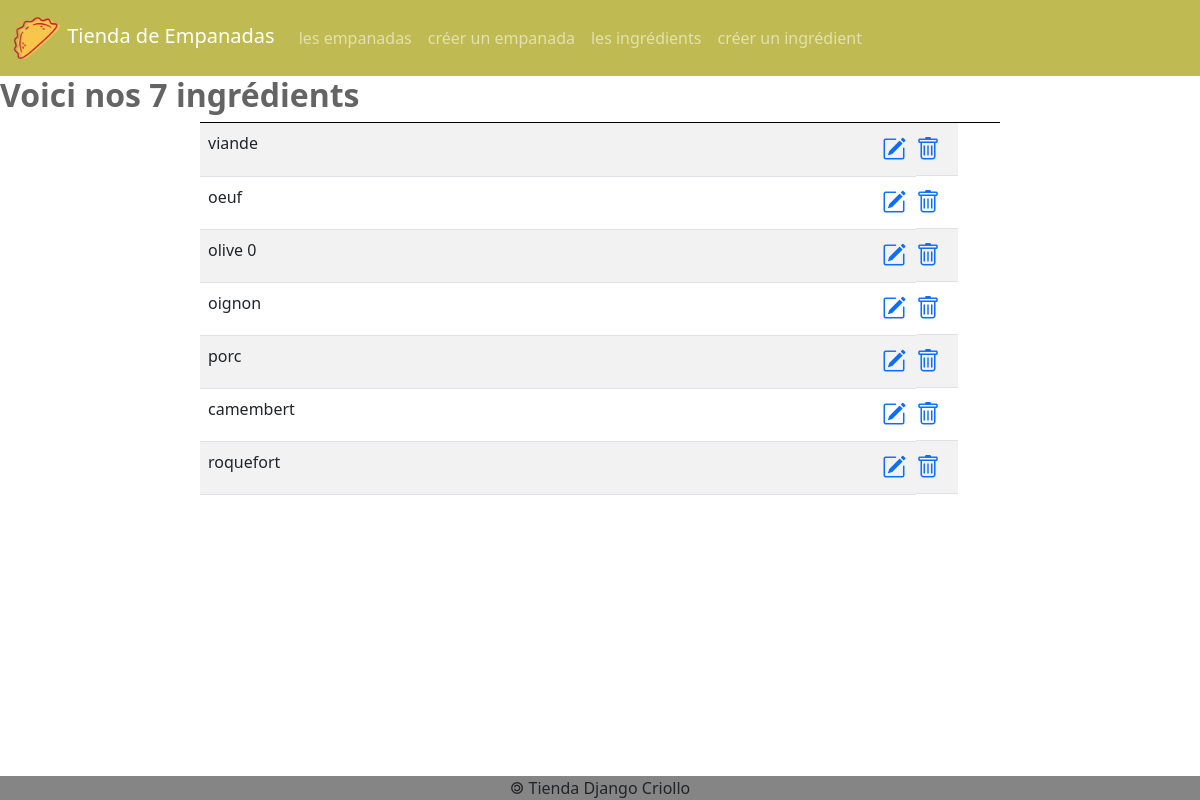
The page /ingredients/ on the database as committed earlier.
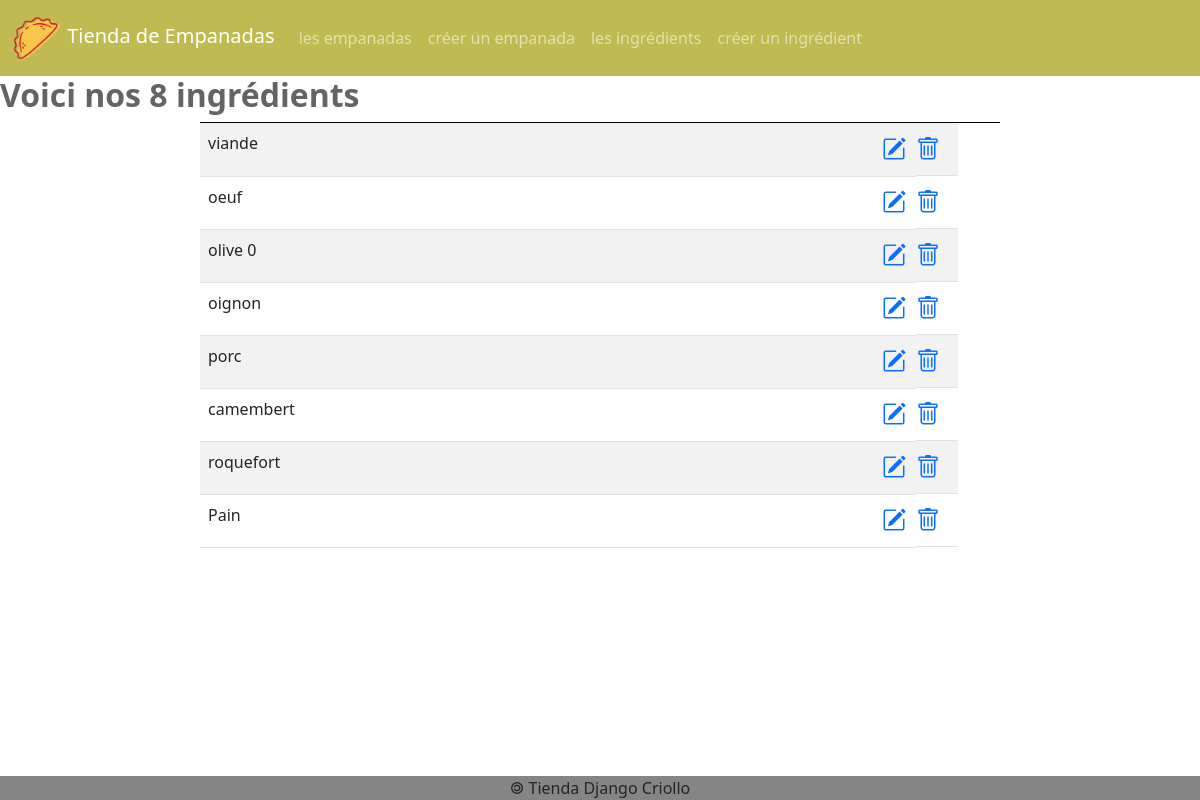
The same page on the database as committed later.
### empanadas/models.py (models this page shows)
class Ingredient(models.Model):
    idIngredient = models.AutoField(primary_key=True)
    nomIngredient = models.CharField(max_length=50)
    def __str__(self) :
        return self.nomIngredient

### empanadas/views.py (the view)
# urls.py: path('ingredients/', views.ingredients, name='liste_ingredients'),
def ingredients(request):
    lesIngredients = Ingredient.objects.all()
    return render(
        request,
        'empanadas/ingredients.html',
        {'ingredients' : lesIngredients}
    )

### empanadas/templates/empanadas/ingredients.html (shortened to what this page needs)
{% extends 'empanadas/base.html' %}
{% block main %}
<h2>Voici nos {{ ingredients|length }} ingrédients</h2>
<table class="table table-striped">
    <tbody>
        {% for ing in ingredients %}
        <tr>
            <td>{{ ing }}</td>
            <td></td>
            <td>
                <a href="/ingredients/{{ ing.idIngredient }}/update"
                    ><i class="bi bi-pencil-square"></i
                ></a>
                <a href="/ingredients/{{ ing.idIngredient }}/delete"
                    ><i class="bi bi-trash"></i
                ></a>
            </td>
        </tr>
        {% endfor %}
    </tbody>
</table>
{% endblock %}

Rows that differ between the two databases and show on the page:
added Ingredient: nomIngredient "Pain"
Other text that changed with them:
{{ ingredients|length }}: "7" → "8"
